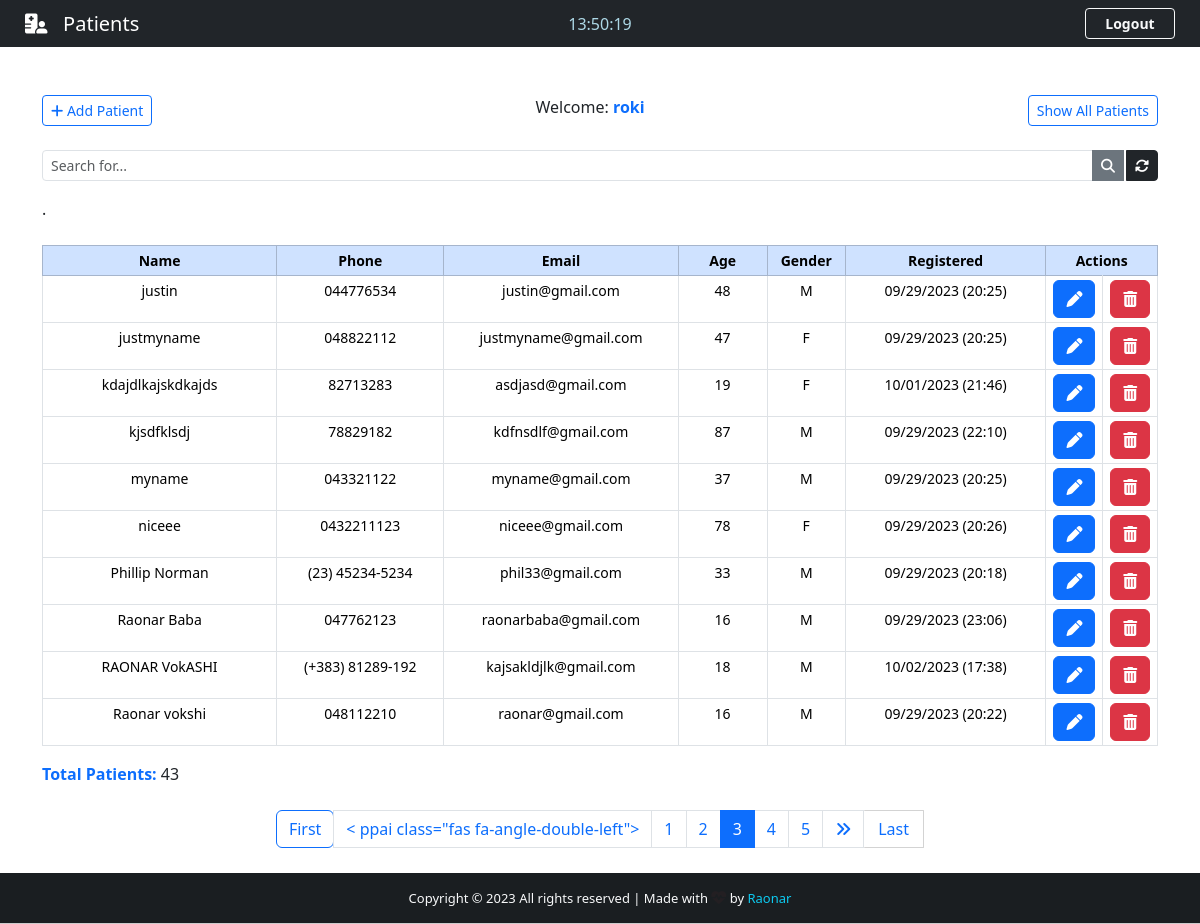
The page /backend/?page=3 (signed in) on the database as committed earlier.
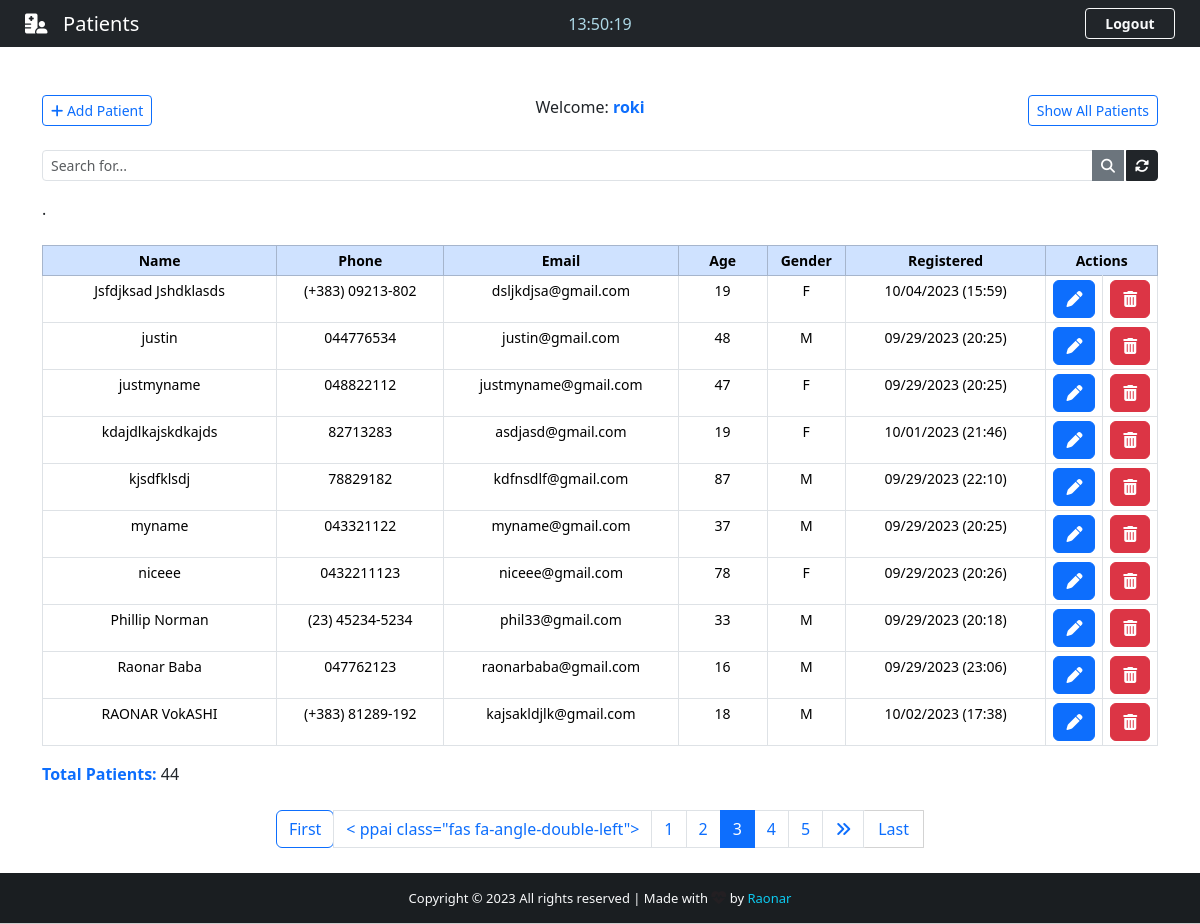
The same page on the database as committed later.
### App/models.py (models this page shows, shortened)
class Patient(models.Model):
    GENDER = (
        ("M", "M"),
        ("F", "F"),
    )
    id = models.IntegerField(primary_key=True)
    name = models.CharField(max_length=40)
    phone = models.CharField(max_length=40)
    email = models.CharField(max_length=40)
    age = models.CharField(max_length=3)
    gender = models.CharField(max_length=1, null=True, choices=GENDER)
    note = models.TextField(blank=True)
    created_at = models.DateTimeField(auto_now_add=True)

### App/views.py (the view)
# urls.py: path("backend/", views.backend, name="backend"),
@cache_control(no_cache=True, must_revalidate=True, no_store=True)
@login_required(login_url="login")
def backend(request):
    now = datetime.now()
    current_time = now.strftime("%H:%M:%S")
    print(current_time)
    if 'q' in request.GET:
        q = request.GET['q']
        all_patient_list = Patient.objects.filter(
            Q(name__icontains=q) | Q(phone__icontains=q) | Q(email__icontains=q) |
            Q(age__icontains=q) | Q(gender__icontains=q) | Q(note__icontains=q)
            ).order_by(Lower('name'))
        if not all_patient_list:
            return render(request, "backend.html", {"error_message": True})
    else:
        all_patient_list = Patient.objects.all().order_by(Lower('name'))
    paginator = Paginator(all_patient_list, 10)
    page = request.GET.get("page")
    all_patients = paginator.get_page(page)
    db_patients = Patient.objects.all()
    return render(request, "backend.html", {"patients": all_patients,
                                            "db_patients": db_patients})

### App/templates/backend.html (shortened to what the changed rows need)
{% extends "base.html" %}
{% block content %}
    <div class="container">
        <br><br>
        <div class="d-flex justify-content-between">
            <a href="{% url 'add_patient' %}" class="btn btn-outline-primary btn-sm">
            </a>
            <span>
            </span>
            {% block show_patients_btn %}
                <a href="{% url 'show_all_patients' %}" class="btn btn-outline-primary btn-sm" id="showAllPatients">
                </a>
            {% endblock %}
        </div>
        {% block query %}
            <form method="GET">
                <div class="input-group input-group-sm mb-3 mt-4">
                </div>
            </form>
        {% endblock %}
        .
        <center>
            <table class="table table-bordered table-sm mt-4 col-lg-12 col-md-4" style="text-align: center; font-size: 14px;">
                <thead class="table-primary">
                    <tr>
                        <th style="width: 21%;">Name</th>
                        <th style="width: 15%;">Phone</th>
                        <th style="width: 21%;">Email</th>
                        <th style="width: 8%;">Age</th>
                        <th style="width: 7%;">Gender</th>
                        <th style="width: 18%;">Registered</th>
                        <th style="width: 10%;" colspan="2">Actions</th>
                    </tr>
                </thead>
                <tbody>
                    {% for patient in patients %}
                        <tr>
                            <td data-label="Name" id="top-table"> {{ patient.name }} </td>
                            <td data-label="Phone" id="responsive-border"> {{ patient.phone }} </td>
                            <td data-label="Email" id="responsive-border"> {{ patient.email }} </td>
                            <td data-label="Age" id="responsive-border"> {{ patient.age }} </td>
                            <td data-label="Gender" id="responsive-border"> {{ patient.gender }} </td>
                            <td data-label="Registered" id="responsive-border"> {{ patient.created_at | date:'m/d/Y (H:i)' }} </td>
                            <td>
                                <a href="/patient/{{ patient.id }}" class="btn btn-primary" title="Edit patient">
                                    <i class="fas fa-pen"></i>
                                </a>
                            </td>
                            <td>
                                <a class="btn btn-danger" title="Delete patient" data-bs-toggle="modal" data-bs-target="#deleteModal{{ patient.pk }}">
                                    <i class="fas fa-trash-alt"></i>
                                </a>
                            </td>
                        </tr>
                    {% endfor %}
                </tbody>
            </table>
        </center>
        <p>
            <span class="text-primary fw-bolder">
                Total Patients:</span>
                {% block patients_length %}
                    {{ db_patients.count }}
                {% endblock %}
        </p>
        <nav class="mt-4">
            {% if patients.has_other_pages %}
                <ul class="pagination justify-content-center">
                    {% for i in patients.paginator.page_range %}
                        {% if patients.number == i %}
                            <li class="page-item active">
                                <span class="page-link">
                                    {{ i }}
                                </span>
                            </li>
                        {% else %}
                            <li class="page-item">
                                <a href="?page={{ i }}" class="page-link">{{ i }}</a>
                            </li>
                        {% endif %}
                    {% endfor %}
                </ul>
            {% endif %}
        </nav>
    </div>
{% endblock %}

Rows that differ between the two databases and show on the page:
no longer on this page (row unchanged): Patient: name "Raonar vokshi", phone "048112210", email "raonar@gmail.com", age "16", gender "M", created_at "09/29/2023 (20:22)"
added Patient: name "Jsfdjksad Jshdklasds", phone "(+383) 09213-802", email "dsljkdjsa@gmail.com", age "19", gender "F", created_at "10/04/2023 (15:59)"
Other text that changed with them:
{{ db_patients.count }}: "43" → "44"
